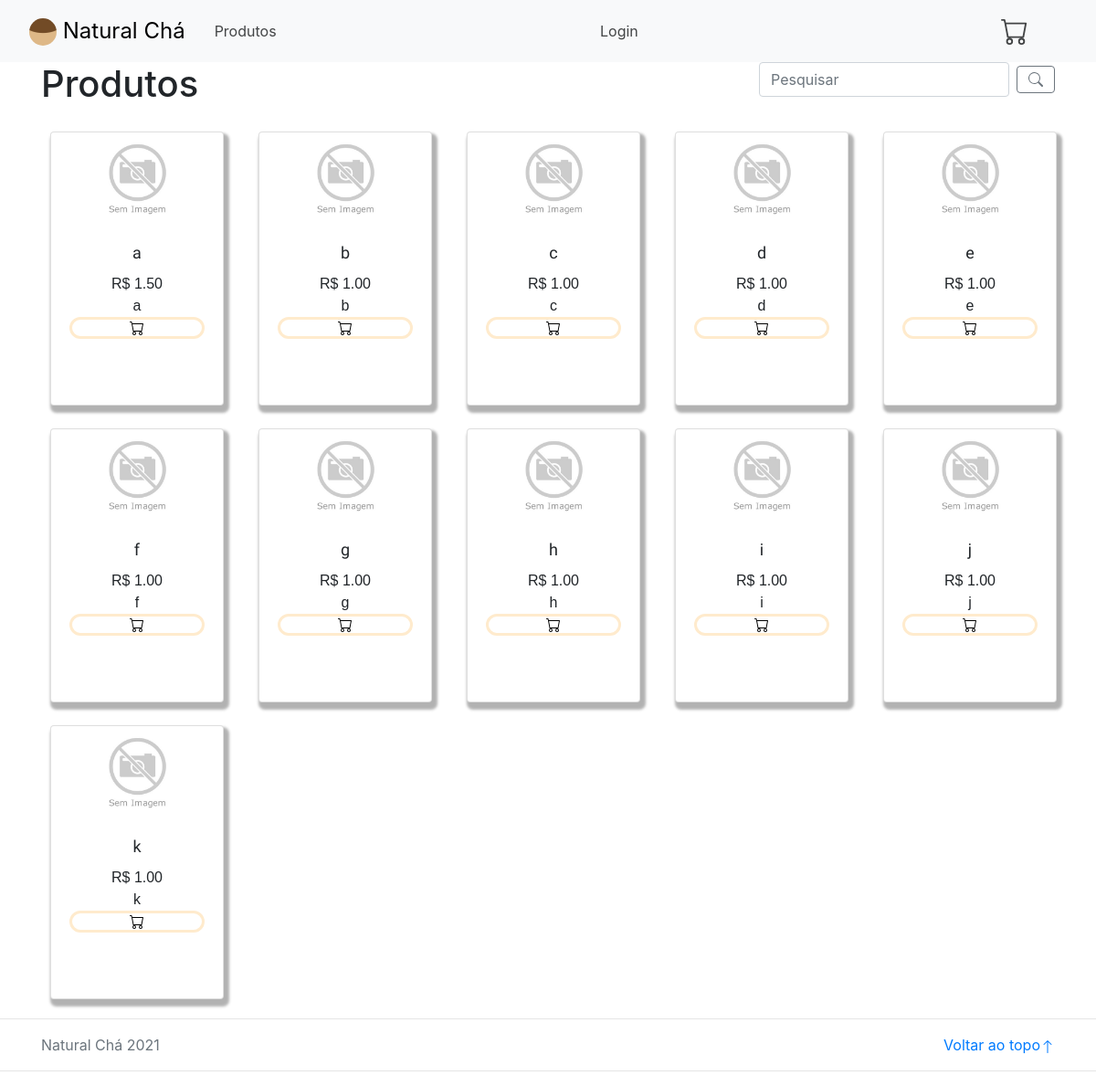
The app's page /listagem/listagem.php, older data.
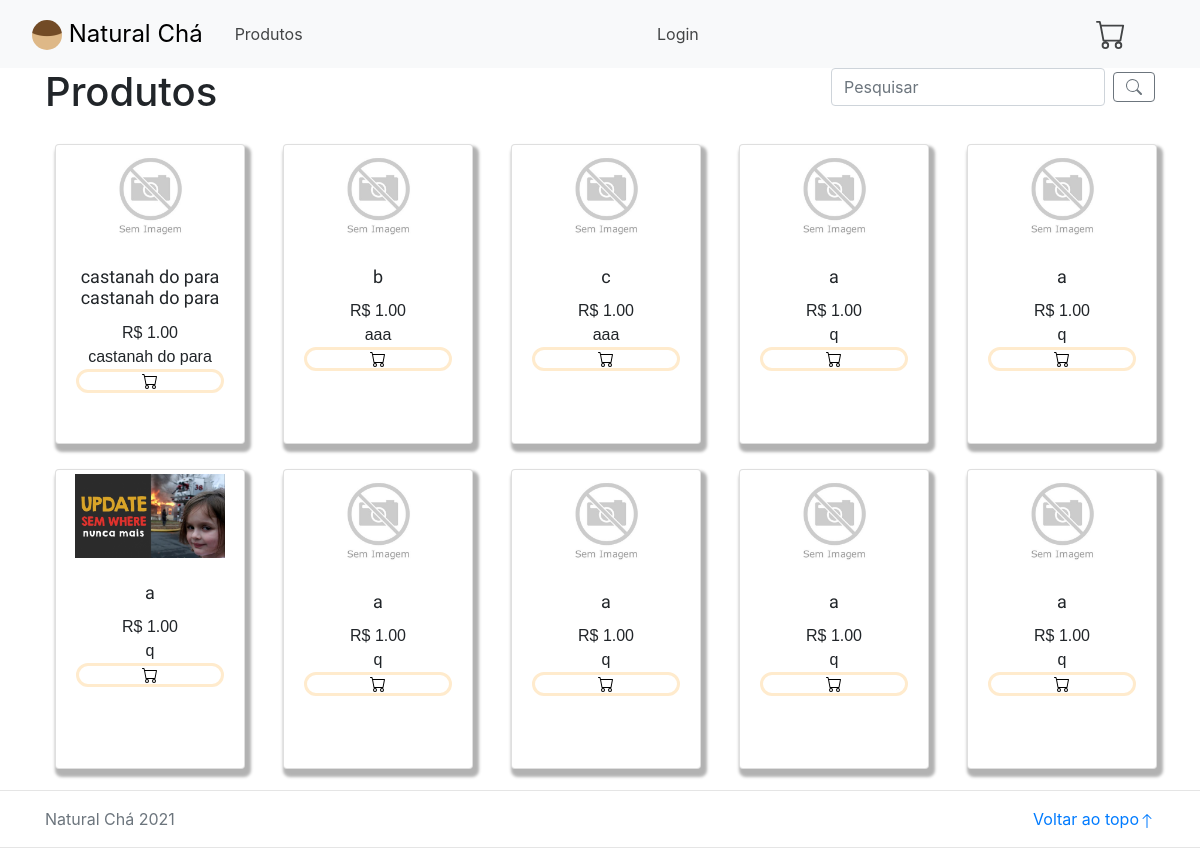
The same page, newer data.
### tables this page shows
CREATE TABLE `produto` (
  `id` int(11) NOT NULL AUTO_INCREMENT,
  `nome` varchar(45) NOT NULL,
  `descricao` text NOT NULL,
  `peso` decimal(8,3) DEFAULT NULL,
  `valor` decimal(8,2) NOT NULL,
  `quantidade` int(11) DEFAULT NULL,
  `valor_compra` decimal(8,2) NOT NULL,
  `margem` decimal(8,2) NOT NULL,
  `ativo` tinyint(1) DEFAULT NULL,
  `tipo_venda` varchar(45) NOT NULL,
  PRIMARY KEY (`id`)
);

CREATE TABLE `produto_foto` (
  `id` int(11) NOT NULL AUTO_INCREMENT,
  `produto_id` int(11) NOT NULL DEFAULT '0',
  `nome_foto` varchar(100) NOT NULL,
  PRIMARY KEY (`id`),
  KEY `FK__produto` (`produto_id`),
  CONSTRAINT `FK__produto` FOREIGN KEY (`produto_id`) REFERENCES `produto` (`id`)
);

### conexao.php (called while the page is built, shortened)
<?php
function asset($url){
    if (substr($url, 0, 1)!='/'){
        $url = '/' . $url;
    }
    return __URL__ . $url;
}
function imagem($nome){
    $nome = ($nome ? : 'sem-imagem.jpg');
    return asset('/imagens/' . $nome);
}
?>

### listagem/listagem.php (the view, shortened to what this page needs)
<?php
include_once ("../conexao.php");
try{
include(__ROOT__ . '/documentacao.php');
include(__ROOT__ . '/componentes/menu.php');
if (isset($_GET["pesquisa"]) && $_GET["pesquisa"]!=''){
    $pesquisa = "%" . $_GET["pesquisa"] . "%";
    $query = $conexao->prepare('Select produto.id as id, produto.nome as nome, produto.valor as valor, produto.descricao as descricao, produto_foto.nome_foto from produto left join produto_foto on produto.id=produto_foto.produto_id where nome LIKE :pesquisa OR descricao LIKE  :pesquisa && ativo=1');
    $query->bindParam(":pesquisa", $pesquisa);
    $query->execute();
}else {
    $query = $conexao->query('Select produto.id as id, produto.nome as nome, produto.valor as valor, produto.descricao as descricao, produto_foto.nome_foto from produto left join produto_foto on produto.id=produto_foto.produto_id where ativo=1');
}
?>
    <!doctype html>
    <html lang="en">
    <head>
    </head>
      <body>
      <div class="container">
        <form class="form-inline" id="search" action="" method="get">
            <input class="form-control mr-sm-2" type="search" placeholder="Pesquisar" name="pesquisa" aria-label="Search">
            <button class="btn btn-outline-secondary my-2 my-sm-0" type="submit">
            </button>
        </form>
    <h1> Produtos</h1>
        <div class="d-flex align-items-start row row-cols-md-5  row-cols-sm-2">
        <?php
        while ($linha= $query->fetch()):
        ?>
            <div class="col">
                <div class="card" id="box">
                    <img src="<?php echo imagem($linha->nome_foto); ?>" class="img_produto">
                    <div class="card-body">
                        <h5 class="card-title titulo"><?php echo $linha->nome; ?></h5>
                        <span class="card-text">R$ <?php echo $linha->valor; ?><br><?php echo $linha->descricao; ?></span>
                        <div class="d-grid gap-2">
                            <button type="button" class="bnt botao" data-toggle="modal" data-target="#vizualizar_produto" data-id="<?php echo $linha->id; ?>">
                            </button>
                        </div>
                    </div>
                </div>
            </div>
        <?php
        endwhile;
        ?>
        </div>
    </div>
    <hr>
    <footer class="text-muted">
        <div class="container">
            <p class="float-right">
                <a href="#">Voltar ao topo<svg xmlns="http://www.w3.org/2000/svg" width="16" height="16" fill="currentColor" class="bi bi-arrow-up" viewBox="0 0 16 16">
                        <path fill-rule="evenodd" d="M8 15a.5.5 0 0 0 .5-.5V2.707l3.146 3.147a.5.5 0 0 0 .708-.708l-4-4a.5.5 0 0 0-.708 0l-4 4a.5.5 0 1 0 .708.708L7.5 2.707V14.5a.5.5 0 0 0 .5.5z"/>
                    </svg></a></a>
            </p>
            <p>Natural Chá 2021</p>
        </div>
    </footer>
    <hr>
</body>
    </body>
    <?php
}catch (PDOException $exception) {
    echo $exception->getMessage();
    echo '<br>';
    echo "Deu erro!";
}?>
    </html>

### documentacao.php (shortened to what this page needs)
<link rel="stylesheet" href="https://stackpath.bootstrapcdn.com/bootstrap/4.4.1/css/bootstrap.min.css">
<link rel="stylesheet" href="https://cdnjs.cloudflare.com/ajax/libs/font-awesome/5.14.0/css/all.min.css" />
<link rel="stylesheet" href="https://cdnjs.cloudflare.com/ajax/libs/izitoast/1.4.0/css/iziToast.css" />
<link rel="stylesheet" href="../js/iziToastExcluir.js"/>

### componentes/menu.php (shortened to what this page needs)
<?php
try {
    include_once("../conexao.php");
}catch (PDOException $exception) {
    retornaErro('Erro ao inserir' . $exception->getMessage());
}
?>
<?php
include_once ("../conexao.php");
$index = asset('/inicial/index.php');
$listagem = asset('/listagem/listagem.php');
$login = asset('/login/login.php');
?>
<nav class="nav navbar navbar-expand-lg navbar-light bg-light">
    <a class="nav-link active" href="<?php echo $index?>" id ="titulo_menu">
        Natural Chá
    </a>
    <a class="nav-link" id="link" href="<?php echo $listagem?>">Produtos</a>
    <?php if ((isset($_SESSION['cliente_autorizado']) && $_SESSION['cliente_autorizado']!=true) || !isset($_SESSION['cliente_autorizado'])) :?>
        <a class="nav-link direita" id="link" href="<?php echo $login?>">Login</a>
    <?php endif;?>
    <a class="navbar-text material-tooltip-main direita" data-toggle="tooltip" id="link" onmouseover="abrirCarrinho(this)" data-placement="bottom" title="Carrinho vazio">
    </a>
</nav>

### componentes/menu.php (style rules this page uses)
#titulo_menu { font-size: x-large; color: black; }
#link { color: #434546; flex: ; }
#link { float: right; }
.direita { margin-left: auto; margin-right: 5%; }

### listagem/listagem.php (style rules this page uses)
.titulo { font-family: 'Pattaya', sans-serif; font-size: large; }
.img_produto { width: 150px; align-items: center; margin: 2%; }
.botao { background: none; position: relative; font-weight: bold; font-size: inherit; width:100%; height:10%; border-width: medium; border-style: solid; border-color: blanchedalmond; border-radius: 35px; }
#box { min-height: 300px; min-width:190px; margin-left:10px; margin-right:10px; margin-bottom:5px; margin-top:20px; font-family:"Arial"; text-align:center; display:inline-block; box-shadow: 3px 5px 3px 3px rgba(0, 0, 0, 0.3); position: relative; text-align: center; }
#search { float: right; }

Row changes from the older to the newer data that the page shows:
removed produto: nome "a", valor "1.50", descricao "a"
removed produto: nome "b", valor "1.00", descricao "b"
removed produto: nome "c", valor "1.00", descricao "c"
removed produto: nome "d", valor "1.00", descricao "d"
removed produto: nome "e", valor "1.00", descricao "e"
removed produto: nome "f", valor "1.00", descricao "f"
removed produto: nome "g", valor "1.00", descricao "g"
removed produto: nome "h", valor "1.00", descricao "h"
removed produto: nome "i", valor "1.00", descricao "i"
removed produto: nome "j", valor "1.00", descricao "j"
removed produto: nome "k", valor "1.00", descricao "k"
added produto: nome "castanah do para castanah do para", valor "1.00", descricao "castanah do para"
added produto: nome "b", valor "1.00", descricao "aaa"
added produto: nome "c", valor "1.00", descricao "aaa"
added produto: nome "a", valor "1.00", descricao "q"
added produto: nome "a", valor "1.00", descricao "q"
now on this page (row edited): produto_foto: nome_foto (picture), produto.nome "a", produto.valor "1.00", produto.descricao "q"
added produto: nome "a", valor "1.00", descricao "q"
added produto: nome "a", valor "1.00", descricao "q"
added produto: nome "a", valor "1.00", descricao "q"
added produto: nome "a", valor "1.00", descricao "q"
